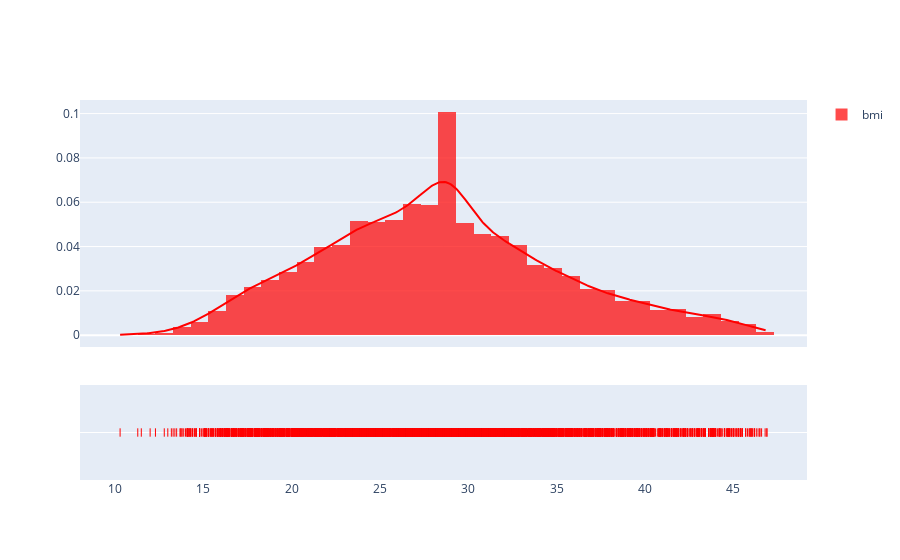

Source (notebook cell):
### Code cell
bmi=list(df['bmi'].values)
hist_data=[bmi]
group_lables=['bmi']
colour=['Red']
fig=ff.create_distplot(hist_data,group_lables,show_hist=True,colors=colour)
fig.show()

### Figure 1 — Plotly figure (JSON) as saved in the notebook; plotly's stock layout.template omitted (floating-point values rounded to 4 significant figures; data arrays with more than 128 entries replaced by an {"elided": "..."} marker saying what was removed)
{"data": [{"autobinx": false, "histnorm": "probability density", "legendgroup": "bmi", "marker": {"color": "Red"}, "name": "bmi", "opacity": 0.7, "type": "histogram", "x": {"elided": "4992 float values"}, "xaxis": "x", "xbins": {"end": 46.9, "size": 1, "start": 10.3}, "yaxis": "y"}, {"legendgroup": "bmi", "marker": {"color": "Red"}, "mode": "lines", "name": "bmi", "showlegend": false, "type": "scatter", "x": {"elided": "500 float values"}, "xaxis": "x", "y": {"elided": "500 float values"}, "yaxis": "y"}, {"legendgroup": "bmi", "marker": {"color": "Red", "symbol": "line-ns-open"}, "mode": "markers", "name": "bmi", "showlegend": false, "type": "scatter", "x": {"elided": "4992 float values"}, "xaxis": "x", "y": {"elided": "4992 str values"}, "yaxis": "y2"}], "layout": {"barmode": "overlay", "hovermode": "closest", "legend": {"traceorder": "reversed"}, "xaxis": {"anchor": "y2", "domain": [0, 1], "zeroline": false}, "yaxis": {"anchor": "free", "domain": [0.35, 1], "position": 0}, "yaxis2": {"anchor": "x", "domain": [0, 0.25], "dtick": 1, "showticklabels": false}}}
